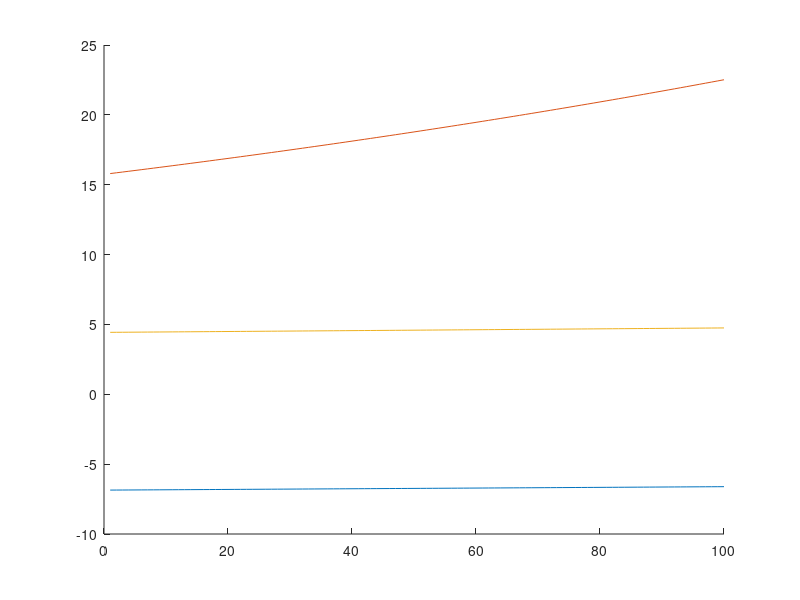

Source code (MATLAB):
hip = linspace(-1.5,-1.5,100)
ankle = linspace(0,-0.5,100)
knee = linspace(0,-1.7,100)

M_H = exp(2.1080 - 0.0160*knee - 0.0195*hip) - exp(-2.1784 + 0.070*knee + 0.1349*hip) - 15.24;

M_K = exp(1.0372 + 0.0040*ankle - 0.0494*knee - 0.0250*hip)-...
      exp(-1.1561 - 0.0020*ankle + 0.0254*knee + 0.0030*hip)+...
      exp(2.5-0.25*knee) + 1.0;
% 
M_A = exp(2.0111 - 0.0833*ankle - 0.0090)-exp(-9.9250 + 0.2132*ankle) - 2.970;
hold on
plot(M_H)
plot(M_K)
plot(M_A)